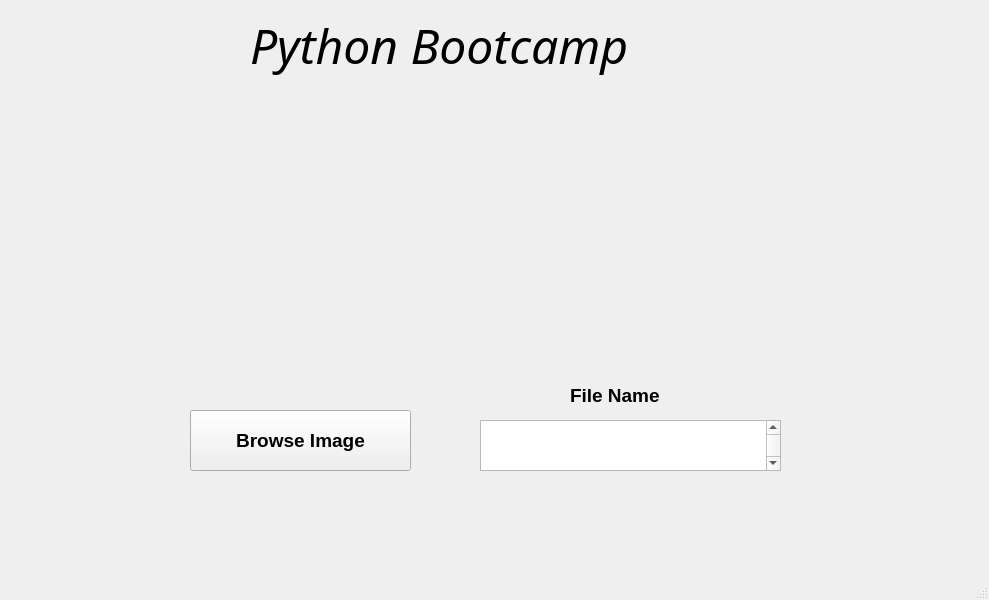
<?xml version="1.0" encoding="UTF-8"?>
<ui version="4.0">
 <class>MainWindow</class>
 <widget class="QMainWindow" name="MainWindow">
  <property name="geometry">
   <rect>
    <x>0</x>
    <y>0</y>
    <width>989</width>
    <height>600</height>
   </rect>
  </property>
  <property name="font">
   <font>
    <pointsize>28</pointsize>
    <weight>75</weight>
    <bold>true</bold>
   </font>
  </property>
  <property name="windowTitle">
   <string>MainWindow</string>
  </property>
  <widget class="QWidget" name="centralwidget">
   <widget class="QLabel" name="label">
    <property name="geometry">
     <rect>
      <x>250</x>
      <y>10</y>
      <width>481</width>
      <height>71</height>
     </rect>
    </property>
    <property name="font">
     <font>
      <family>Segoe UI Semilight</family>
      <pointsize>36</pointsize>
      <weight>50</weight>
      <italic>true</italic>
      <bold>false</bold>
     </font>
    </property>
    <property name="text">
     <string>Python Bootcamp</string>
    </property>
   </widget>
   <widget class="QPushButton" name="pushButton">
    <property name="geometry">
     <rect>
      <x>190</x>
      <y>410</y>
      <width>221</width>
      <height>61</height>
     </rect>
    </property>
    <property name="font">
     <font>
      <family>MS Sans Serif</family>
      <pointsize>14</pointsize>
      <weight>75</weight>
      <bold>true</bold>
     </font>
    </property>
    <property name="text">
     <string>Browse Image</string>
    </property>
   </widget>
   <widget class="QTextEdit" name="textEdit">
    <property name="geometry">
     <rect>
      <x>480</x>
      <y>420</y>
      <width>301</width>
      <height>51</height>
     </rect>
    </property>
   </widget>
   <widget class="QLabel" name="label_2">
    <property name="geometry">
     <rect>
      <x>570</x>
      <y>380</y>
      <width>131</width>
      <height>31</height>
     </rect>
    </property>
    <property name="font">
     <font>
      <pointsize>14</pointsize>
     </font>
    </property>
    <property name="text">
     <string>File Name</string>
    </property>
   </widget>
   <widget class="QLabel" name="label_3">
    <property name="geometry">
     <rect>
      <x>300</x>
      <y>110</y>
      <width>371</width>
      <height>221</height>
     </rect>
    </property>
    <property name="text">
     <string/>
    </property>
   </widget>
   <widget class="QLabel" name="label_4">
    <property name="geometry">
     <rect>
      <x>280</x>
      <y>150</y>
      <width>421</width>
      <height>211</height>
     </rect>
    </property>
    <property name="text">
     <string/>
    </property>
   </widget>
  </widget>
  <widget class="QStatusBar" name="statusbar"/>
 </widget>
 <resources/>
 <connections/>
</ui>
